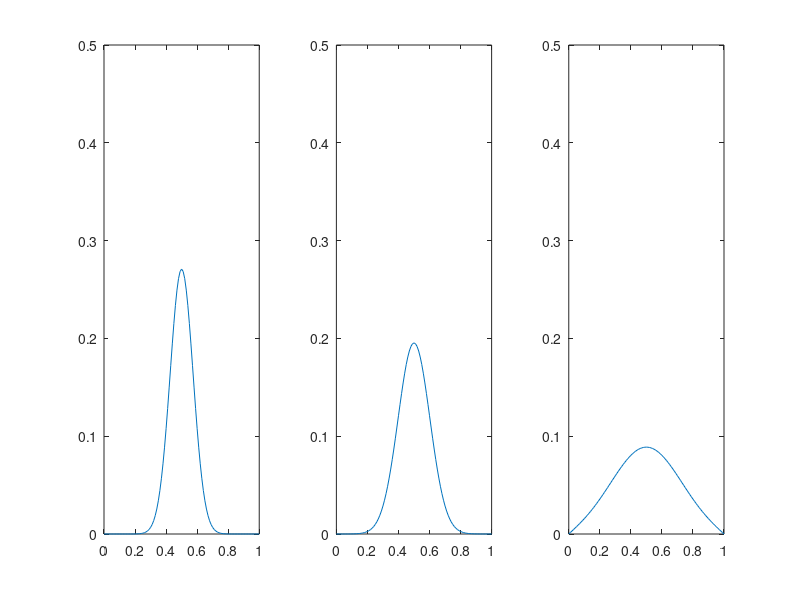

Recreate this plot in MATLAB.
x = linspace(0,1,101);
y1 = zeros(1,101);
y2 = zeros(1,101);
y3 = zeros(1,101);
t_0 = 1/400;
for k = 1:1000
    t = t_0;
    A = 40/(k*k*pi*pi)*(-sin(9*k*pi/20)+2*sin(k*pi/2)-sin(11*k*pi/20));
    y1 = y1+A*exp(-k*k*pi*pi*t).*sin(k*pi*x);
    y2 = y2+A*exp(-k*k*pi*pi*2*t).*sin(k*pi*x);
    y3 = y3+A*exp(-k*k*pi*pi*10*t).*sin(k*pi*x);
end

subplot(1,3,1);
plot(x,y1,'-');
axis([0 1 0 0.5]);
subplot(1,3,2);
plot(x,y2,'-');
axis([0 1 0 0.5]);
subplot(1,3,3);
plot(x,y3,'-');
axis([0 1 0 0.5]);
